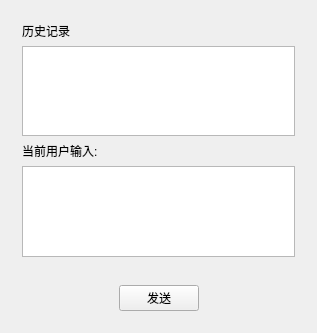
<?xml version="1.0" encoding="UTF-8"?>
<ui version="4.0">
 <class>Server</class>
 <widget class="QWidget" name="Server">
  <property name="geometry">
   <rect>
    <x>0</x>
    <y>0</y>
    <width>317</width>
    <height>333</height>
   </rect>
  </property>
  <property name="windowTitle">
   <string>Server</string>
  </property>
  <layout class="QVBoxLayout" name="verticalLayout_2">
   <item>
    <widget class="QWidget" name="widget" native="true">
     <layout class="QVBoxLayout" name="verticalLayout">
      <item>
       <widget class="QLabel" name="label">
        <property name="text">
         <string>历史记录</string>
        </property>
       </widget>
      </item>
      <item>
       <widget class="QTextEdit" name="record"/>
      </item>
      <item>
       <widget class="QLabel" name="label_2">
        <property name="text">
         <string>当前用户输入:</string>
        </property>
       </widget>
      </item>
      <item>
       <widget class="QTextEdit" name="msg"/>
      </item>
     </layout>
    </widget>
   </item>
   <item>
    <widget class="QWidget" name="widget_2" native="true">
     <layout class="QHBoxLayout" name="horizontalLayout">
      <item>
       <spacer name="horizontalSpacer">
        <property name="orientation">
         <enum>Qt::Horizontal</enum>
        </property>
        <property name="sizeHint" stdset="0">
         <size>
          <width>94</width>
          <height>20</height>
         </size>
        </property>
       </spacer>
      </item>
      <item>
       <widget class="QPushButton" name="send">
        <property name="text">
         <string>发送</string>
        </property>
       </widget>
      </item>
      <item>
       <spacer name="horizontalSpacer_2">
        <property name="orientation">
         <enum>Qt::Horizontal</enum>
        </property>
        <property name="sizeHint" stdset="0">
         <size>
          <width>94</width>
          <height>20</height>
         </size>
        </property>
       </spacer>
      </item>
     </layout>
    </widget>
   </item>
  </layout>
 </widget>
 <layoutdefault spacing="6" margin="11"/>
 <resources/>
 <connections/>
</ui>
